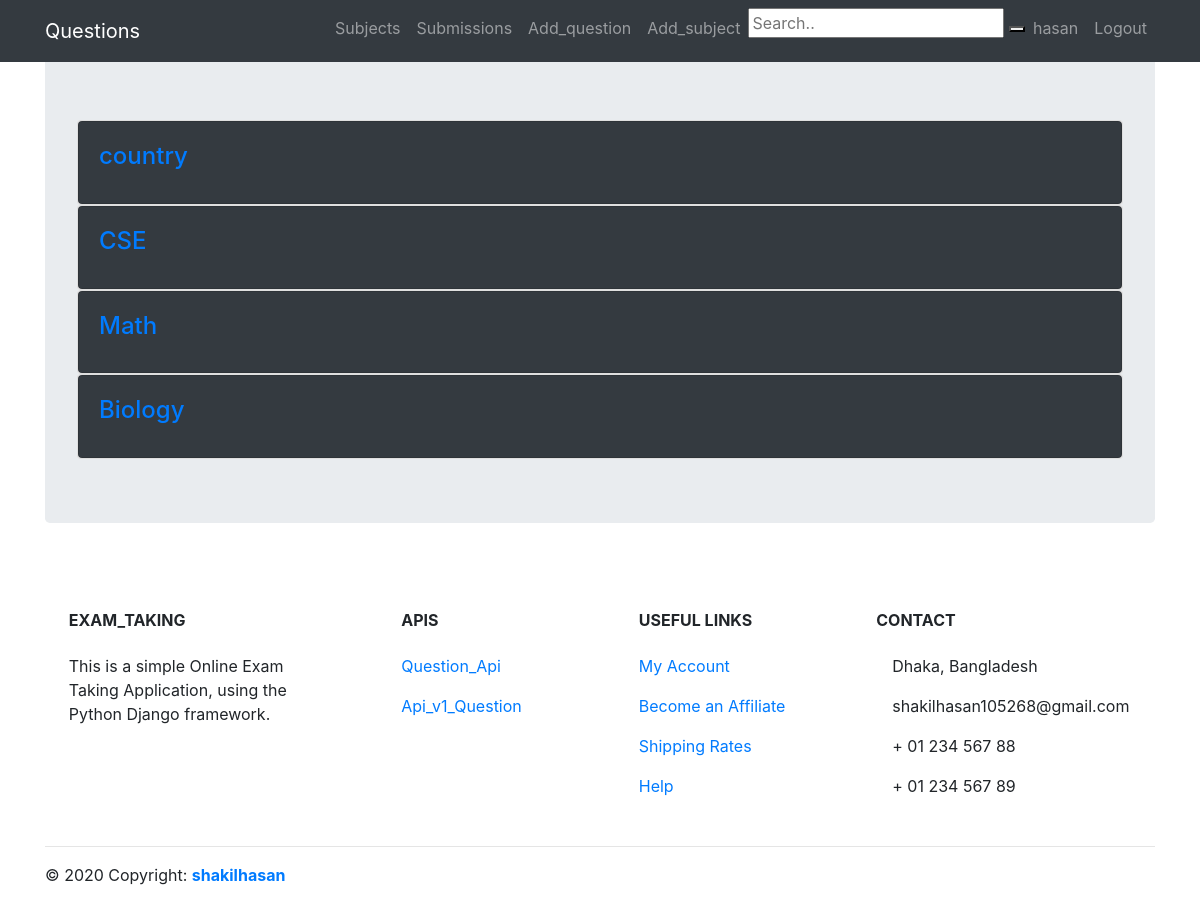
/subject_home/ (signed in), run on the app's committed database.
### exam/models.py (models this page shows, shortened)
class Subject(models.Model):
    class Meta:
        verbose_name_plural = "Subjects"
    name = models.CharField(max_length=100)

### exam/views.py (the view)
# urls.py: path('subject_home/', views.subject_home, name='subject_home'),
@login_required(login_url='/login/')
def subject_home(request):
    template = loader.get_template('exam/subject_home.html')
    subject = Subject.objects.all()
    context = {'subject':subject}
    return HttpResponse(template.render(context, request))

### exam/templates/exam/subject_home.html
{% extends 'base.html' %}
{% load static %}
{% block content %}
{% for subject in subject %}
<div class="card" >
  <div class="card bg-Dark text-white">
  <div class="card-body">
    <a  class="card-title" href="{% url 'subject_detail' subject.id %}" ><h4 class="card-title">{{ subject.name }}</h4></a>
  </div>
</div>
</div>
{% endfor %}
{% endblock %}

### templates/base.html (shortened to what this page needs)
{% load static %}
<html>
   <head>
   {% load staticfiles %}
      <link href="{% static 'css/bootstrap.min.css' %}" rel="stylesheet">
      <link rel="stylesheet" href="{% static 'css/style.css' %}">
   </head>
   <body>
         <div class="page-header page-header-custom " >
            <h1 class="text-center">Exam_Taking</h1>
         </div>
<nav class="navbar navbar-expand-sm bg-dark navbar-dark fixed-top"  >
  <div class="container">
  <a class="navbar-brand" href="{% url 'question_home' %}">Questions</a>
  <div class="collapse navbar-collapse" id="navbarResponsive">
  <ul class="navbar-nav ml-auto">
    {% if user.is_authenticated %}
    <li class="nav-item">
      <a class="nav-link" href="{% url 'subject_home' %}">Subjects</a>
    </li>
    {% if user.is_superuser %}
    <li class="nav-item">
      <a class="nav-link" href="{% url 'submission_home' %}">Submissions</a>
    </li>
    <li class="nav-item">
      <a class="nav-link" href="{% url 'question_add' %}">Add_question</a>
    </li>
    <li class="nav-item">
      <a class="nav-link" href="{% url 'subject_add' %}">Add_subject</a>
    </li>
    {% endif %}
    <li class="nav-item">
      <form method="post" action="/" enctype="multipart/form-data">
        <input type="text" placeholder="Search.." name="search">
        <button type="submit"></button>
      </form>
    </li>
    <li class="nav-item">
      <a class="nav-link" >{{user.username}}</a>
    </li>
    <li class="nav-item">
      <a class="nav-link" href="{% url 'logout' %}" >Logout</a>
    </li>
    {% endif %}
  </ul>
</div>
</div>
</nav>
<div class="container">
      <div class="jumbotron">
         {% block content %}
         {% endblock %}
      </div>
</div>
<footer class="page-footer font-small mdb-color pt-4">
  <div class="container text-center text-md-left">
    <div class="row text-center text-md-left mt-3 pb-3">
      <div class="col-md-3 col-lg-3 col-xl-3 mx-auto mt-3">
        <h6 class="text-uppercase mb-4 font-weight-bold">Exam_Taking</h6>
        <p>This is a simple Online Exam Taking Application, using the Python Django framework.</p>
      </div>
      <div class="col-md-2 col-lg-2 col-xl-2 mx-auto mt-3">
        {% if user.is_superuser %}
        <h6 class="text-uppercase mb-4 font-weight-bold">APIs</h6>
        <p>  <a href="{% url 'question_api' %}">Question_Api</a>  </p>
        <p>  <a id="api_v1_question" href="#">Api_v1_Question</a>  </p>
        {% else %}
        <h6 class="text-uppercase mb-4 font-weight-bold">Products</h6>
        <p>  <a href="#">Product1</a>  </p>
        <p>  <a href="#">Product2</a>  </p>
        {% endif %}
      </div>
      <div class="col-md-3 col-lg-2 col-xl-2 mx-auto mt-3">
        <h6 class="text-uppercase mb-4 font-weight-bold">Useful links</h6>
        <p>  <a href="#!">My Account</a>  </p>
        <p>  <a href="#!">Become an Affiliate</a>  </p>
        <p>  <a href="#!">Shipping Rates</a>  </p>
        <p>  <a href="#!">Help</a></p>
      </div>
      <div class="col-md-4 col-lg-3 col-xl-3 mx-auto mt-3">
        <h6 class="text-uppercase mb-4 font-weight-bold">Contact</h6>
        <p> Dhaka, Bangladesh</p>
        <p> shakilhasan105268@gmail.com</p>
        <p>   + 01 234 567 88</p>
        <p>   + 01 234 567 89</p>
      </div>
    </div>
    <hr>
    <div class="row d-flex align-items-center">
      <div class="col-md-7 col-lg-8">
        <p class="text-center text-md-left">© 2020 Copyright:  <a href="#">  <strong>shakilhasan</strong></a>  </p>
      </div>
      <div class="col-md-5 col-lg-4 ml-lg-0">
        <div class="text-center text-md-right">
          <ul class="list-unstyled list-inline">
            <li class="list-inline-item">
              <a class="btn-floating btn-sm rgba-white-slight mx-1">
              </a>
            </li>
            <li class="list-inline-item">
              <a class="btn-floating btn-sm rgba-white-slight mx-1">
              </a>
            </li>
            <li class="list-inline-item">
              <a class="btn-floating btn-sm rgba-white-slight mx-1">
              </a>
            </li>
            <li class="list-inline-item">
              <a class="btn-floating btn-sm rgba-white-slight mx-1">
              </a>
            </li>
          </ul>
        </div>
      </div>
    </div>
  </div>
</footer>
    </body>
</html>

### data on the page
Subject: name "country"
Subject: name "CSE"
Subject: name "Math"
Subject: name "Biology"

### other printed values
{{ user.username }} "hasan"
